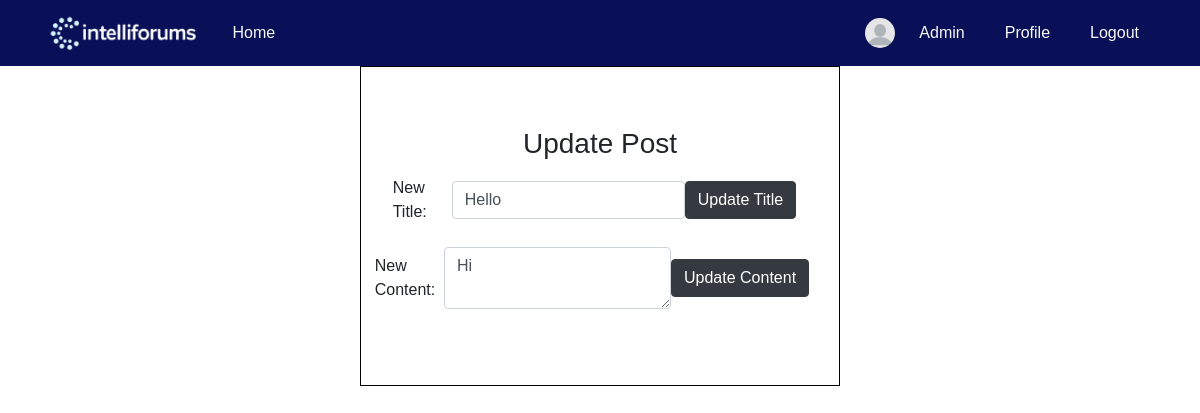
Page /post/1/update_title/ (signed in) on the committed database.
### blog/models.py (models this page shows, shortened)
class User(AbstractBaseUser, PermissionsMixin):
    username = models.CharField(max_length=100, unique=True)
    picture = models.ImageField(
        upload_to='profile/',
        default='profile/blank-profile-picture-973460_128012234212.png',
        blank=True,
    )
    is_active = models.BooleanField(default=True)
    is_staff = models.BooleanField(default=False)
    is_banned = models.BooleanField(default=False)
    USERNAME_FIELD = 'username'
    objects = UserManager()

class Post(models.Model):
    user_ref = models.ForeignKey(User, on_delete=models.CASCADE)
    title = models.CharField(max_length=100)
    content = models.TextField(blank=True, null=True)
    created_at = models.DateField(auto_now_add=True)
    image = models.ImageField(upload_to=upload_path, blank=True, null=True)

### blog/views.py (the view)
def update_post_title(request, pk):
    banned_response = banned_propagator(request)
    if banned_response:
        return banned_response
    user_post = get_object_or_404(UserPost, pk=pk)
    post = user_post.post_ref
    if request.user != post.user_ref:
        raise PermissionDenied
    if request.method == 'POST':
        new_title = request.POST.get('new_title')
        if new_title:
            post.title = new_title
            post.save()
            return redirect('post_detail', pk=user_post.pk, page_number=1)
    return render(request, 'update_post.html', {
        'user_post_pk': user_post.pk,
        'post': post,
    })

### blog/views.py (called while the page is built)
def banned_propagator(request):
    if request.user.is_authenticated and request.user.bans_received.exists():
        userban = request.user.bans_received.first()
        return render(request, 'banned.html', {
            'userban': userban,
        })
    return None

### blog/templates/update_post.html (shortened to what this page needs)
<!DOCTYPE html>
<html>
    <head>
        {% load static %}
        <link rel="stylesheet" href="{% static 'blog/css/update_post.css' %}">
    </head>
    <body>
        {% include 'header.html' %}
        <div class="update-post">
            <h3>Update Post</h3>
            <div class = "form-group row">
                <form class="form-inline" method="POST" action="{% url 'update_post_title' user_post_pk %}" onsubmit="return confirm('Are you sure?')">
                    <label class="col-sm-2 col-form-label" for="new_title">New Title:</label>
                    <input class="form-control" type="text" id="new_title" name="new_title" value="{{ post.title }}">
                    <button type="submit" class = "btn btn-dark">Update Title</button>
                </form>
            </div>
            <div class = "form-group row">
                <form class="form-inline" method="POST" action="{% url 'update_post_content' user_post_pk %}" onsubmit="return confirm('Are you sure?')">
                    <label class="col-sm-2 col-form-label" for="new_content">New Content:</label>
                    <textarea class="form-control" id="new_content" name="new_content">{{ post.content }}</textarea>
                    <button type="submit" class = "btn btn-dark">Update Content</button>
                </form>
            </div>
        </div>
    </body>
</html>

### blog/templates/header.html (shortened to what this page needs)
<!DOCTYPE html>
<html lang="en">
<head>
    {% load static %}
    <link rel="stylesheet" href="https://cdn.jsdelivr.net/npm/bootstrap@4.1.3/dist/css/bootstrap.min.css">
    <link rel="stylesheet" href="https://cdnjs.cloudflare.com/ajax/libs/font-awesome/5.12.0-2/css/all.min.css" />
    <link rel="stylesheet" href="{% static 'blog/css/global.css' %}">
</head>
<body>
    <link rel="stylesheet" href="{% static 'blog/css/header.css' %}">
    <nav class="navbar">
        <div class="container d-flex justify-content-between align-items-center">
            <div class="d-flex align-items-center">
                <img src="{% static 'images/logo.png' %}" alt="Logo" style="max-height:50px;">
                <a class="nav-link text-light ml-3" href="/">Home</a>
            </div>
            <div class="d-flex align-items-center">
            {% if current_user %}
                {% if current_user.is_authenticated %}
                    <img src="{{ current_user.picture.url }}" alt="Profile Picture" class="profile-img" style="height:30px;width:30px;border-radius:50%;">
                    {% if current_user.is_staff %}
                    <a class="nav-link text-light ml-2" href="/adminpanel/">Admin</a>
                    {% endif %}
                    <a class="nav-link text-light ml-2" href="/profile/{{current_user.id}}">Profile</a>
                    <a class="nav-link text-light ml-2" href="{% url 'logout' %}">Logout</a>
                {% else %}
                    <a class="nav-link text-light" href="/login/">Login</a>
                    <a class="nav-link text-light ml-2" href="/register/">Register</a>
                {% endif %}
            {% else %}
                {% if user.is_authenticated %}
                    <img src="{{ user.picture.url }}" alt="Profile Picture" class="profile-img" style="height:30px;width:30px;border-radius:50%;">
                    {% if user.is_staff %}
                    <a class="nav-link text-light ml-2" href="/adminpanel/">Admin</a>
                    {% endif %}
                    <a class="nav-link text-light ml-2" href="/profile/{{user.id}}">Profile</a>
                    <a class="nav-link text-light ml-2" href="{% url 'logout' %}">Logout</a>
                {% else %}
                    <a class="nav-link text-light" href="/login/">Login</a>
                    <a class="nav-link text-light ml-2" href="/register/">Register</a>
                {% endif %}
            {% endif %}
            </div>
        </div>
    </nav>
</body>
</html>

### blog/static/blog/css/update_post.css (style rules this page uses)
.update-post { display: flex; flex-direction: column; justify-content: center; align-items: center; height: 40vh; width: 40%; margin: auto; border: 1px solid black; padding: 20px; box-sizing: border-box; }

### blog/static/blog/css/global.css (style rules this page uses)
* { font-family: Verdana, Geneva, Tahoma, sans-serif; }

### blog/static/blog/css/header.css (style rules this page uses)
nav { background-color: #091057; }
.profile-img { max-width: 50px !important; max-height: 50px !important; border-radius: 50% !important; }

### rows in the picture
User: picture (placeholder picture)
Post: new_title "Hello", new_content "Hi"
